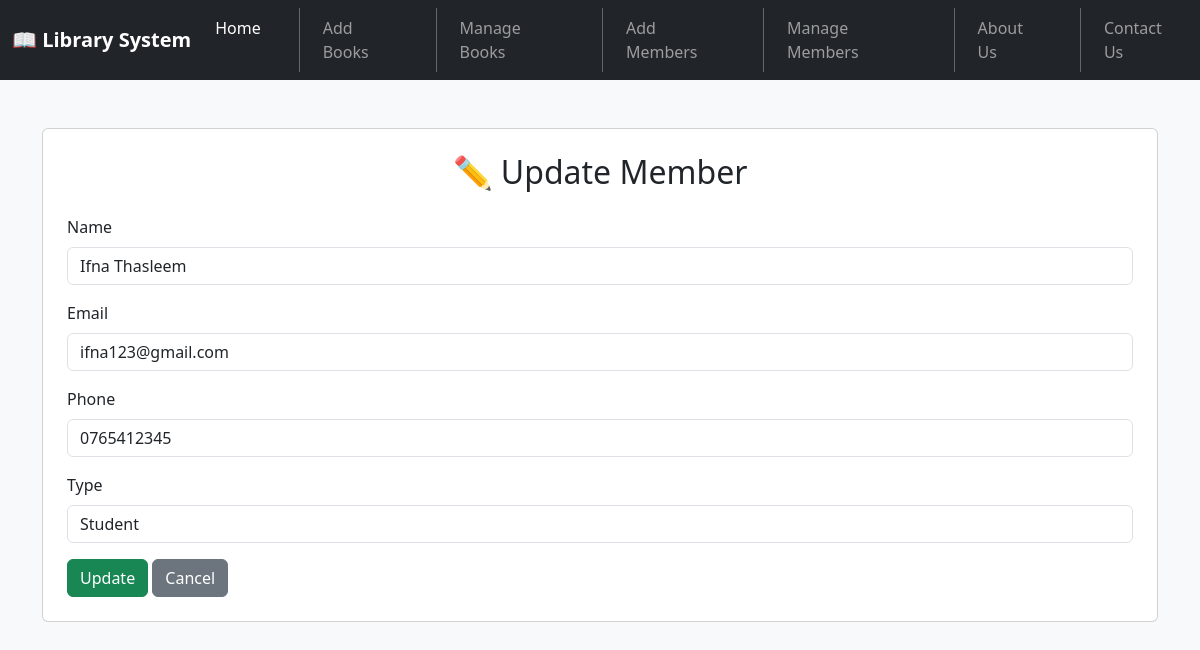
/update_member.php?id=1, run on the app's committed database.
### tables this page shows
CREATE TABLE `members` (
  `id` int(11) NOT NULL,
  `name` varchar(255) NOT NULL,
  `email` varchar(255) NOT NULL,
  `phone` varchar(20) NOT NULL,
  `type` enum('Student','Teacher','Public') NOT NULL
);

### update_member.php (the view, shortened to what this page needs)
<?php
include 'config.php';
if (isset($_GET['id'])) {
    $id = $_GET['id'];
    $sql = "SELECT * FROM members WHERE id=$id";
    $result = $conn->query($sql);
    $row = $result->fetch_assoc();
}
?>
<!DOCTYPE html>
<html>
<head>
    <link href="https://cdn.jsdelivr.net/npm/bootstrap@5.3.2/dist/css/bootstrap.min.css" rel="stylesheet">
</head>
<body class="bg-light">
    <nav class="navbar navbar-expand-lg navbar-dark bg-dark">
  <div class="container-fluid">
    <a class="navbar-brand fw-bold" href="index.html">📖 Library System</a>
    <div class="collapse navbar-collapse" id="navbarNav">
      <ul class="navbar-nav ms-auto" style="gap: 15px;">
        <li class="nav-item">
          <a class="nav-link active" href="index.html">Home</a>
        </li>
        <li class="nav-item">
          <a class="nav-link" href="book_form.html">Add Books</a>
        </li>
        <li class="nav-item">
          <a class="nav-link" href="view_books.php">Manage Books</a>
        </li>
        <li class="nav-item">
          <a class="nav-link" href="member_form.html">Add Members</a>
        </li>
        <li class="nav-item">
          <a class="nav-link" href="view_members.php">Manage Members</a>
        </li>
        <li class="nav-item">
          <a class="nav-link" href="about.html">About Us</a>
        </li>
        <li class="nav-item">
          <a class="nav-link" href="contact.html">Contact Us</a>
        </li>
      </ul>
    </div>
  </div>
</nav>
<div class="container mt-5">
<div class="card p-4">
<h2 class="mb-4 text-center">✏️ Update Member</h2>
    <form method="POST">
        <div class="mb-3">
        <label class="form-label">Name</label>
            <input type="text" name="name" value="<?= $row['name'] ?>" class="form-control">
        </div>
        <div class="mb-3">
        <label class="form-label">Email</label>
            <input type="email" name="email" value="<?= $row['email'] ?>" class="form-control">
        </div>
        <div class="mb-3">
        <label class="form-label">Phone</label>
            <input type="text" name="phone" value="<?= $row['phone'] ?>" class="form-control">
        </div>
        <div class="mb-3">
        <label class="form-label">Type</label>
            <select name="type" class="form-control">
                <option value="Student" <?= ($row['type']=="Student") ? "selected" : "" ?>>Student</option>
            </select>
        </div>
        <button type="submit" name="update" class="btn btn-success">Update</button>
        <a href="view_members.php" class="btn btn-secondary">Cancel</a>
    </form>
</div>
</div>
</body>
</html>

### update_member.php (style rules this page uses)
.navbar-nav .nav-item + .nav-item { border-left: 1px solid rgba(255, 255, 255, 0.3); padding-left: 15px; margin-left: 15px; }

### data on the page
members: name "Ifna Thasleem", email "ifna123@gmail.com", phone "0765412345", type "Student"
